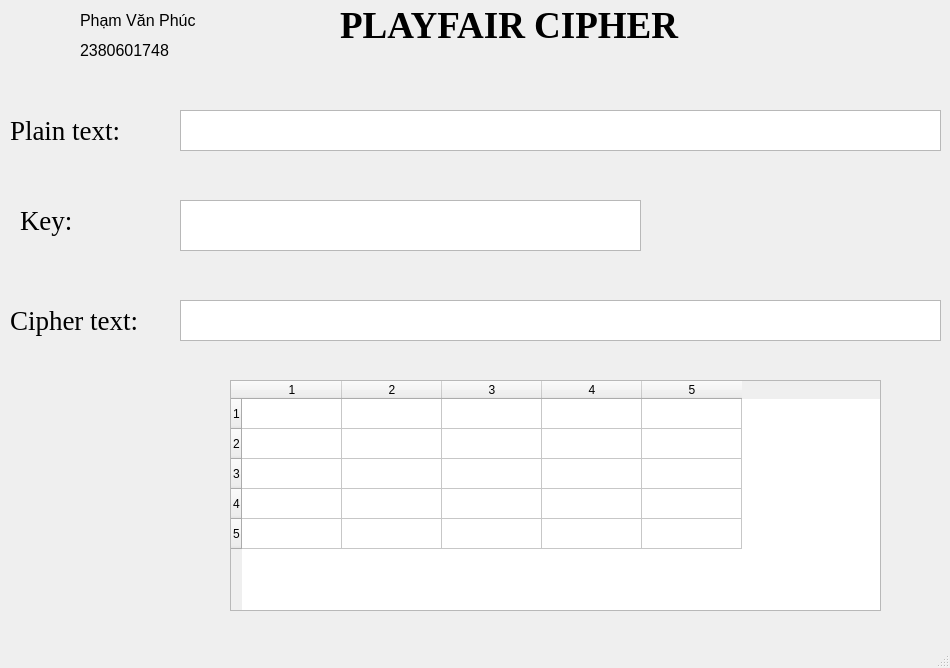
<?xml version="1.0" encoding="UTF-8"?>
<ui version="4.0">
 <class>MainWindow</class>
 <widget class="QMainWindow" name="MainWindow">
  <property name="geometry">
   <rect>
    <x>0</x>
    <y>0</y>
    <width>950</width>
    <height>668</height>
   </rect>
  </property>
  <property name="windowTitle">
   <string>MainWindow</string>
  </property>
  <widget class="QWidget" name="centralwidget">
   <widget class="QPlainTextEdit" name="txt_key">
    <property name="geometry">
     <rect>
      <x>180</x>
      <y>200</y>
      <width>461</width>
      <height>51</height>
     </rect>
    </property>
    <property name="font">
     <font>
      <pointsize>20</pointsize>
     </font>
    </property>
   </widget>
   <widget class="QPushButton" name="btn_decrypt">
    <property name="geometry">
     <rect>
      <x>680</x>
      <y>690</y>
      <width>121</width>
      <height>51</height>
     </rect>
    </property>
    <property name="font">
     <font>
      <family>Times New Roman</family>
      <pointsize>20</pointsize>
      <weight>75</weight>
      <bold>true</bold>
     </font>
    </property>
    <property name="text">
     <string>Decrypt</string>
    </property>
   </widget>
   <widget class="QLabel" name="label_3">
    <property name="geometry">
     <rect>
      <x>10</x>
      <y>290</y>
      <width>171</width>
      <height>61</height>
     </rect>
    </property>
    <property name="font">
     <font>
      <family>Times New Roman</family>
      <pointsize>20</pointsize>
     </font>
    </property>
    <property name="text">
     <string>Cipher text:</string>
    </property>
   </widget>
   <widget class="QTextEdit" name="txt_plain_text">
    <property name="geometry">
     <rect>
      <x>180</x>
      <y>110</y>
      <width>761</width>
      <height>41</height>
     </rect>
    </property>
    <property name="font">
     <font>
      <pointsize>20</pointsize>
     </font>
    </property>
   </widget>
   <widget class="QLabel" name="label_2">
    <property name="geometry">
     <rect>
      <x>10</x>
      <y>110</y>
      <width>141</width>
      <height>41</height>
     </rect>
    </property>
    <property name="font">
     <font>
      <family>Times New Roman</family>
      <pointsize>20</pointsize>
     </font>
    </property>
    <property name="text">
     <string>Plain text:</string>
    </property>
   </widget>
   <widget class="QPushButton" name="btn_encrypt">
    <property name="geometry">
     <rect>
      <x>160</x>
      <y>690</y>
      <width>121</width>
      <height>51</height>
     </rect>
    </property>
    <property name="font">
     <font>
      <family>Times New Roman</family>
      <pointsize>20</pointsize>
      <weight>75</weight>
      <bold>true</bold>
     </font>
    </property>
    <property name="text">
     <string>Encrypt</string>
    </property>
   </widget>
   <widget class="QLabel" name="label">
    <property name="geometry">
     <rect>
      <x>340</x>
      <y>0</y>
      <width>471</width>
      <height>51</height>
     </rect>
    </property>
    <property name="font">
     <font>
      <family>Times New Roman</family>
      <pointsize>28</pointsize>
      <weight>75</weight>
      <bold>true</bold>
     </font>
    </property>
    <property name="text">
     <string>PLAYFAIR CIPHER</string>
    </property>
   </widget>
   <widget class="QTextEdit" name="txt_cipher">
    <property name="geometry">
     <rect>
      <x>180</x>
      <y>300</y>
      <width>761</width>
      <height>41</height>
     </rect>
    </property>
    <property name="font">
     <font>
      <pointsize>20</pointsize>
     </font>
    </property>
   </widget>
   <widget class="QLabel" name="label_4">
    <property name="geometry">
     <rect>
      <x>20</x>
      <y>200</y>
      <width>71</width>
      <height>41</height>
     </rect>
    </property>
    <property name="font">
     <font>
      <family>Times New Roman</family>
      <pointsize>20</pointsize>
     </font>
    </property>
    <property name="text">
     <string>Key:</string>
    </property>
   </widget>
   <widget class="QTableWidget" name="table_playfair">
    <property name="geometry">
     <rect>
      <x>230</x>
      <y>380</y>
      <width>651</width>
      <height>231</height>
     </rect>
    </property>
    <property name="rowCount">
     <number>5</number>
    </property>
    <property name="columnCount">
     <number>5</number>
    </property>
    <row/>
    <row/>
    <row/>
    <row/>
    <row/>
    <column/>
    <column/>
    <column/>
    <column/>
    <column/>
   </widget>
   <widget class="QLabel" name="label_5">
    <property name="geometry">
     <rect>
      <x>80</x>
      <y>10</y>
      <width>121</width>
      <height>21</height>
     </rect>
    </property>
    <property name="font">
     <font>
      <pointsize>12</pointsize>
     </font>
    </property>
    <property name="text">
     <string>Phạm Văn Phúc</string>
    </property>
   </widget>
   <widget class="QLabel" name="label_6">
    <property name="geometry">
     <rect>
      <x>80</x>
      <y>40</y>
      <width>121</width>
      <height>21</height>
     </rect>
    </property>
    <property name="font">
     <font>
      <pointsize>12</pointsize>
     </font>
    </property>
    <property name="text">
     <string>2380601748</string>
    </property>
   </widget>
  </widget>
  <widget class="QMenuBar" name="menubar">
   <property name="geometry">
    <rect>
     <x>0</x>
     <y>0</y>
     <width>950</width>
     <height>21</height>
    </rect>
   </property>
  </widget>
  <widget class="QStatusBar" name="statusbar"/>
 </widget>
 <resources/>
 <connections/>
</ui>
